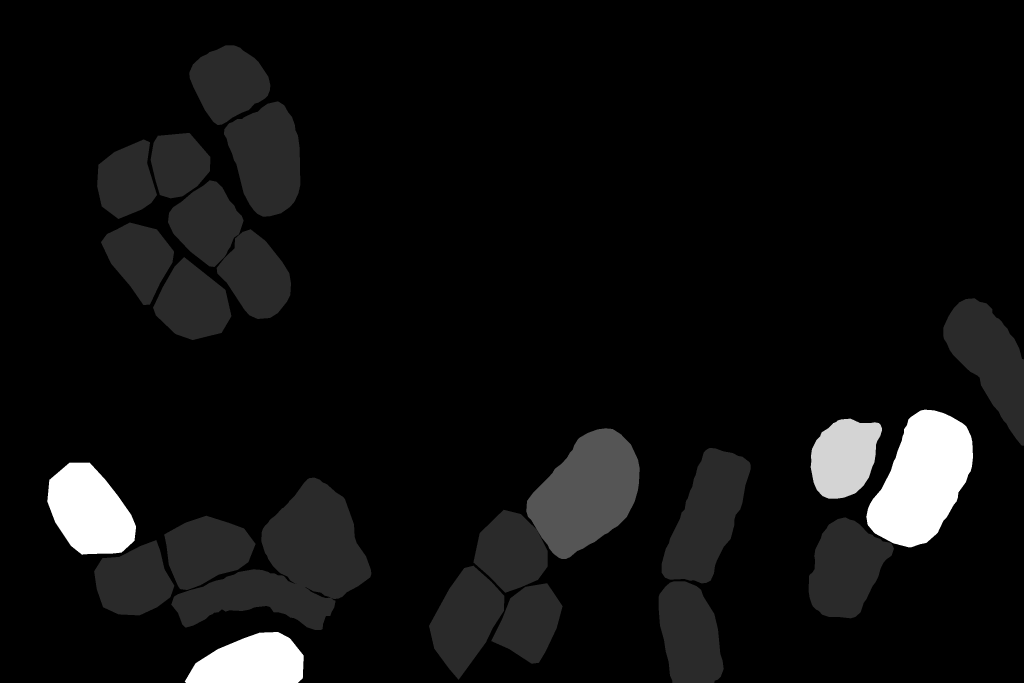
#> input picture Datasets/raw_dataset/target/331.png, 3072 x 2048 px (shown at 1/3 size)
$ python -i segmentation_labels.py   (imports and definitions only)
#> lines starting #> are read from the running program, lines starting #| are printed output that depends on the picture; after the words box and inside, x2 and y2 are one past the last pixel; in counts of white or black regions, pixels touching at a corner belong together
#> further down, picture is the input picture: shape (2048, 3072); min 0, max 6, mean 0.357
import cv2 as cv
import numpy as np
import pandas as pd
from pathlib import Path
import argparse
import os


"""
brief: Finds the centers and sizes of the blobs in a binary image.
input: image - np.array - The input image in numpy array format.
output: tuple - Lists of blob centers and sizes detected.
"""
def find_blob_centers_and_sizes(image, console_output=True):
#> called with console_output = True
    if console_output:
        print("Detecting blobs in the image...")
    blurred = cv.GaussianBlur(image, (5, 5), 0)
    _, thresh = cv.threshold(blurred, 0, 255, cv.THRESH_BINARY + cv.THRESH_OTSU)
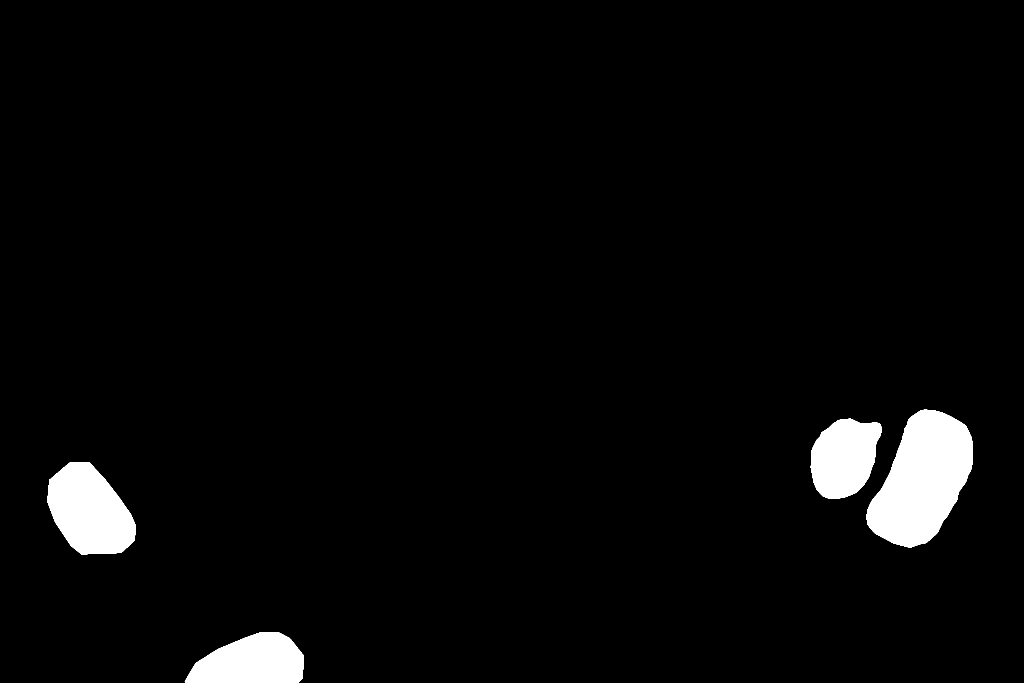
#> thresh: shape (2048, 3072) (shown at 1/3 size); 3.4% white; 4 white regions, box (x1, y1, x2, y2) and area: (2599, 1229, 2919, 1642) 84922, (142, 1388, 408, 1664) 51922, (554, 1896, 911, 2048) 39867, (2432, 1256, 2646, 1496) 38161
    kernel = np.ones((3, 3), np.uint8)
    thresh = cv.morphologyEx(thresh, cv.MORPH_CLOSE, kernel)
    thresh = cv.morphologyEx(thresh, cv.MORPH_OPEN, kernel)
#> thresh: shape (2048, 3072); 3.4% white; 4 white regions
    contours, _ = cv.findContours(thresh, cv.RETR_EXTERNAL, cv.CHAIN_APPROX_SIMPLE)
#> contours = 4 contours; box (x1, y1, x2, y2) and area: (2599, 1229, 2919, 1642) 84410, (142, 1388, 408, 1664) 51550, (555, 1896, 911, 2048) 39459, (2432, 1256, 2646, 1496) 37824

    centers = []
    sizes = []

    for contour in contours:
        M = cv.moments(contour)
        if M['m00'] != 0:
            cx = int(M['m10'] / M['m00'])
            cy = int(M['m01'] / M['m00'])
            size = cv.contourArea(contour)
            centers.append((cx, cy))
            sizes.append(size)
#> this loop made 4 passes
#> (cx, cy, size) on passes 1 to 4: (755, 1985, 39459), (268, 1533, 51550), (2532, 1372, 37824.5), (2767, 1438, 84410.5)
#> after the loop, centers = [(755, 1985), (268, 1533), (2532, 1372), (2767, 1438)]; sizes = [39459, 51550, 37824.5, 84410.5]

    if console_output:
        print(f"Detected {len(centers)} blobs.")
#| Detected 4 blobs.
    return centers, sizes


"""
brief: Cuts a square subimage around a central point with a given size and padding.
input: image - np.array - The input image in numpy array format.
       center - tuple - Coordinates (x, y) of the blob center.
       size - int - Size of the crop.
       padding - int - Additional padding around the crop.
output: np.array - The cropped image.
"""
# [9 lines left out: function cut_image_around_center, not called in this run]


"""
brief: Filters out blobs that exceed an average size by a given threshold.
input: centers - list - List of blob centers' coordinates.
       sizes - list - List of blob sizes.
       threshold - float - Threshold to filter out large blobs.
output: list - List of filtered tuples of centers and sizes.
"""
# [6 lines left out: function filter_large_blobs, not called in this run]


"""
brief: Saves the metadata to a CSV file.
input: metadata - dict - Dictionary with blob information.
       output_dir - Path - Directory where the CSV file will be saved.
output: None
"""
# [5 lines left out: function save_metadata, not called in this run]


"""
brief: Transforms the image to a format that can be processed by the script.
input: image - np.array - The input image in numpy array format.
output: np.array - The transformed image.
"""
# [14 lines left out: function transform_image, not called in this run]


"""
brief: Detects and removes blobs that are incomplete (touching the edge of the image) precisely.
input: image - np.array - The input image in numpy array format.
output: np.array - The image with the incomplete blobs precisely removed.
"""
# [19 lines left out: function remove_incomplete_blobs, not called in this run]

"""
brief: Verifies if a cropped image contains exactly one blob.
input: crop - np.array: The cropped image in which to check the number of blobs.
output: bool: Returns True if there is exactly one blob in the crop, otherwise False.
"""
# [4 lines left out: function blob_quantity_in_crop, not called in this run]


"""
brief: Transforms a cropped image by removing incomplete blobs and checks if it needs to be marked for review.
input:
    - crop (np.array): The cropped image to be processed.
    - crop_name (str): The name of the crop used for logging and identification.
output:
    - crop_copy (np.array): The transformed cropped image with incomplete blobs removed. If marked for review, returns the original crop.
    - review_required (bool): A boolean indicating whether the crop needs to be marked for review (True) or not (False).
"""
# [14 lines left out: function transform_crop, not called in this run]


"""
brief: Processes an image: detects blobs, cuts them, and saves relevant data.
input: image_file - str - Name of the image file.
       args - argparse.Namespace - Script arguments.
       output_dir - Path - Output directory.
       metadata - dict - Dictionary to store blob information.
output: None
"""
# [37 lines left out: function process_image, not called in this run]


"""
brief: main function with the logic of the script
input: the arguments passed by command line
"""
# [18 lines left out: function main, not called in this run]

# [9 lines not run here, left out]

>>> import cv2
>>> picture = cv2.imread('../../../Datasets/raw_dataset/target/331.png', cv2.IMREAD_GRAYSCALE)
>>> result = find_blob_centers_and_sizes(picture)
#> result = ([(755, 1985), (268, 1533), (2532, 1372), (2767, 1438)], [39459, 51550, 37824.5, 84410.5])

$ run again, on Datasets/raw_dataset/target/335.png
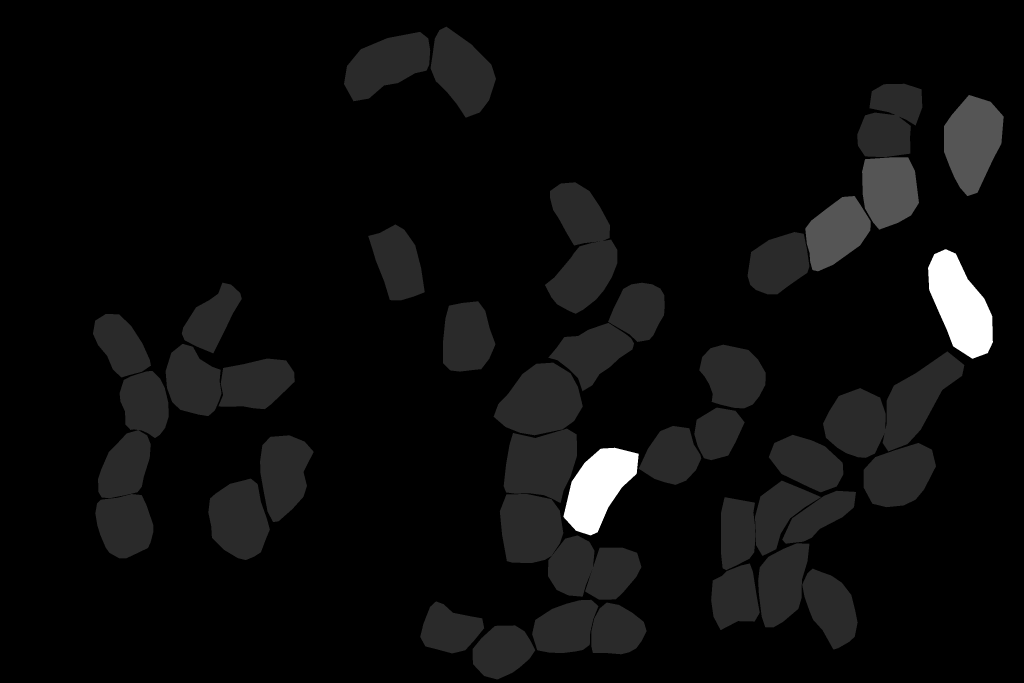
#> input picture Datasets/raw_dataset/target/335.png, 3072 x 2048 px (shown at 1/3 size)
#> picture is the input picture: shape (2048, 3072); min 0, max 6, mean 0.266
#> in find_blob_centers_and_sizes, `_, thresh = cv.threshold(blurred, 0, 255, cv.THRESH_BINARY + cv.THRESH..`:
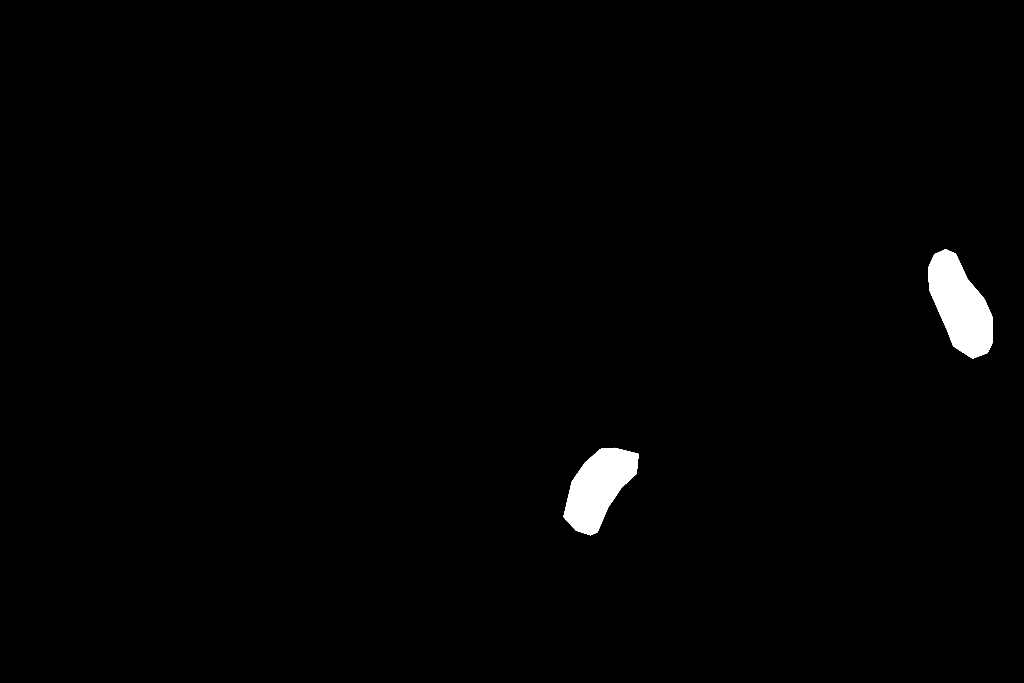
#> thresh: shape (2048, 3072) (shown at 1/3 size); 1.2% white; 2 white regions, box (x1, y1, x2, y2) and area: (2784, 748, 2979, 1076) 38664, (1691, 1343, 1916, 1606) 34325
#> contours = 2 contours; box (x1, y1, x2, y2) and area: (2784, 748, 2978, 1075) 38290, (1691, 1344, 1916, 1606) 33990
#> the loop in find_blob_centers_and_sizes, `for contour in contours:` made 2 passes
#> (cx, cy, size) on passes 1 to 2: (1794, 1462, 33990), (2880, 916, 38290.5)
#> after the loop in find_blob_centers_and_sizes, `for contour in contours:`: centers = [(1794, 1462), (2880, 916)]; sizes = [33990, 38290.5]
#| Detected 2 blobs.
#> result = ([(1794, 1462), (2880, 916)], [33990, 38290.5])

$ run again, on Datasets/raw_dataset/target/336.png
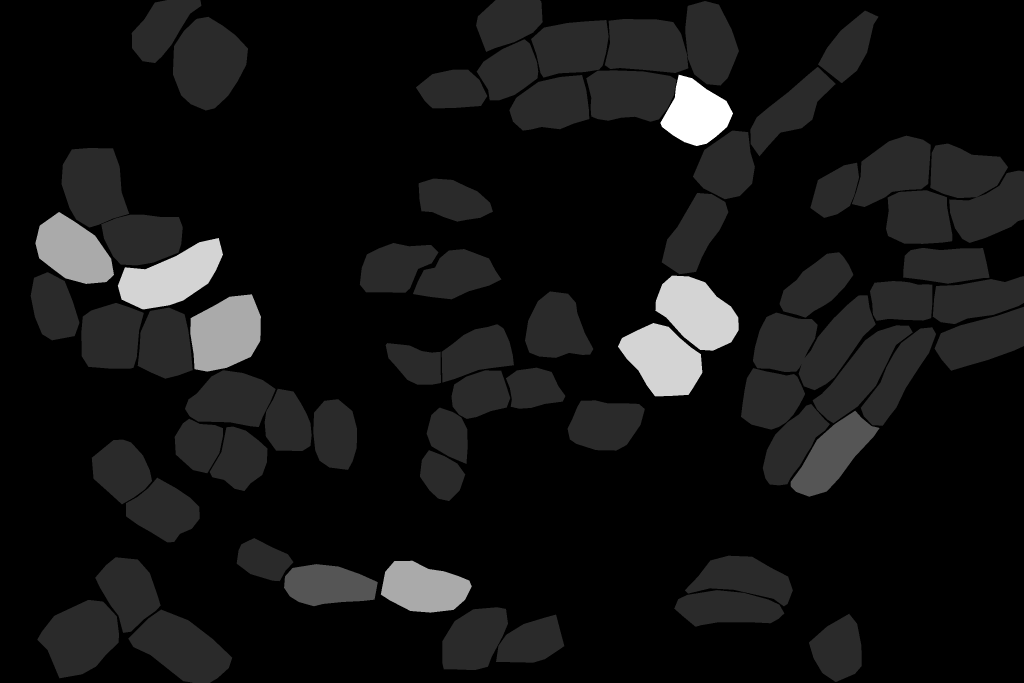
#> input picture Datasets/raw_dataset/target/336.png, 3072 x 2048 px (shown at 1/3 size)
#> picture is the input picture: shape (2048, 3072); min 0, max 6, mean 0.451
#> in find_blob_centers_and_sizes, `_, thresh = cv.threshold(blurred, 0, 255, cv.THRESH_BINARY + cv.THRESH..`:
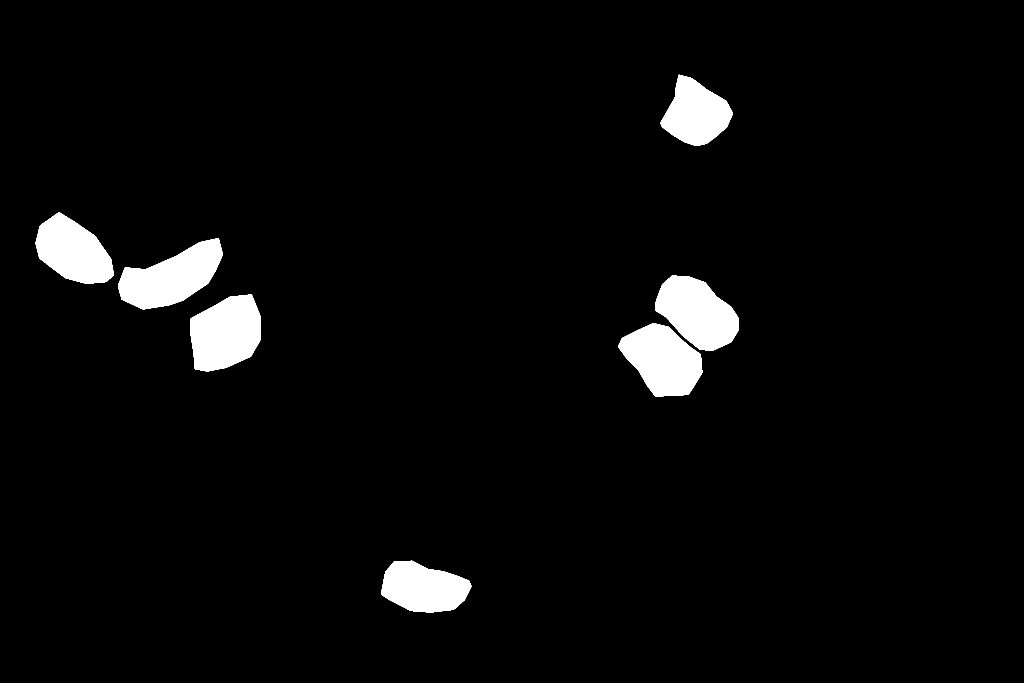
#> thresh: shape (2048, 3072) (shown at 1/3 size); 3.8% white; 7 white regions, largest, box (x1, y1, x2, y2) and area: (354, 714, 669, 928) 37811, (571, 883, 783, 1115) 37457, (1966, 827, 2216, 1052) 36845
#> contours = 7 contours; box (x1, y1, x2, y2) and area: (354, 715, 669, 928) 37422, (571, 883, 783, 1114) 37112, (1967, 827, 2216, 1052) 36526, (1854, 969, 2107, 1189) 36170, (107, 637, 341, 851) 32317, (1143, 1682, 1414, 1838) 29871, (1982, 224, 2199, 438) 28452
#> the loop in find_blob_centers_and_sizes, `for contour in contours:` made 7 passes
#> (cx, cy, size) on passes 1 to 7: (1270, 1763, 29871), (1988, 1080, 36170), (676, 999, 37111.5), (2091, 937, 36526), (514, 831, 37422.5), (219, 753, 32317), (2087, 340, 28451.5)
#> after the loop in find_blob_centers_and_sizes, `for contour in contours:`: centers = [(1270, 1763), (1988, 1080), (676, 999), (2091, 937), (514, 831), (219, 753), (2087, 340)]; sizes = [29871, 36170, 37111.5, 36526, 37422.5, 32317, 28451.5]
#| Detected 7 blobs.
#> result = ([(1270, 1763), (1988, 1080), (676, 999), (2091, 937), (514, 831), (219, 753), (2087, 340)], [29871, 36170, 37111.5, 36526, 37422.5, 32317, 28451.5])

$ run again, on Datasets/raw_dataset/target/337.png
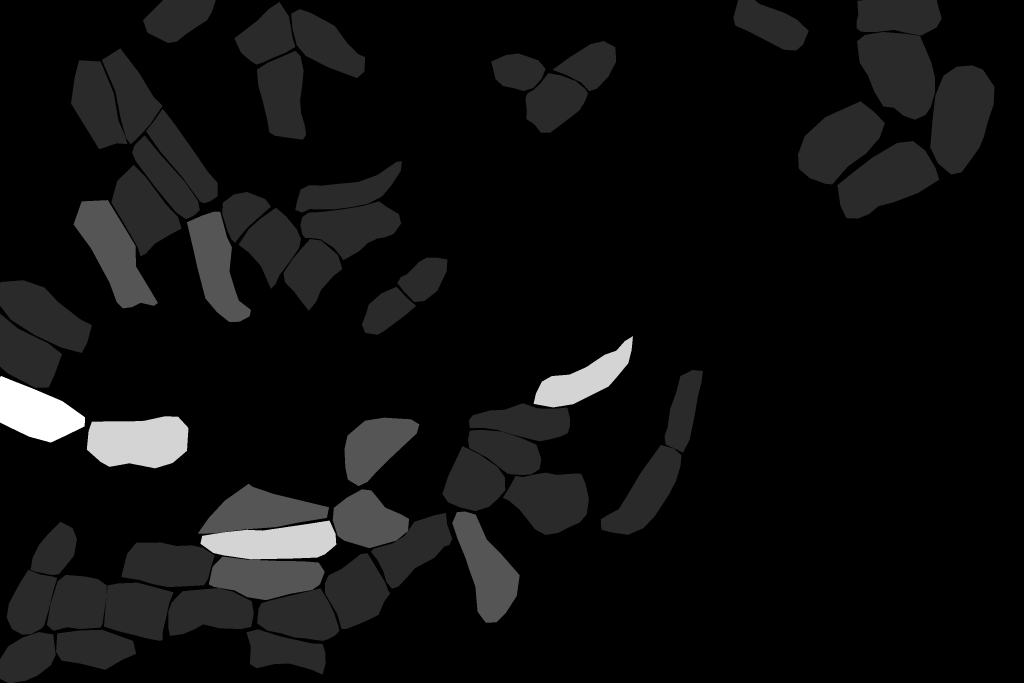
#> input picture Datasets/raw_dataset/target/337.png, 3072 x 2048 px (shown at 1/3 size)
#> picture is the input picture: shape (2048, 3072); min 0, max 6, mean 0.353
#> in find_blob_centers_and_sizes, `_, thresh = cv.threshold(blurred, 0, 255, cv.THRESH_BINARY + cv.THRESH..`:
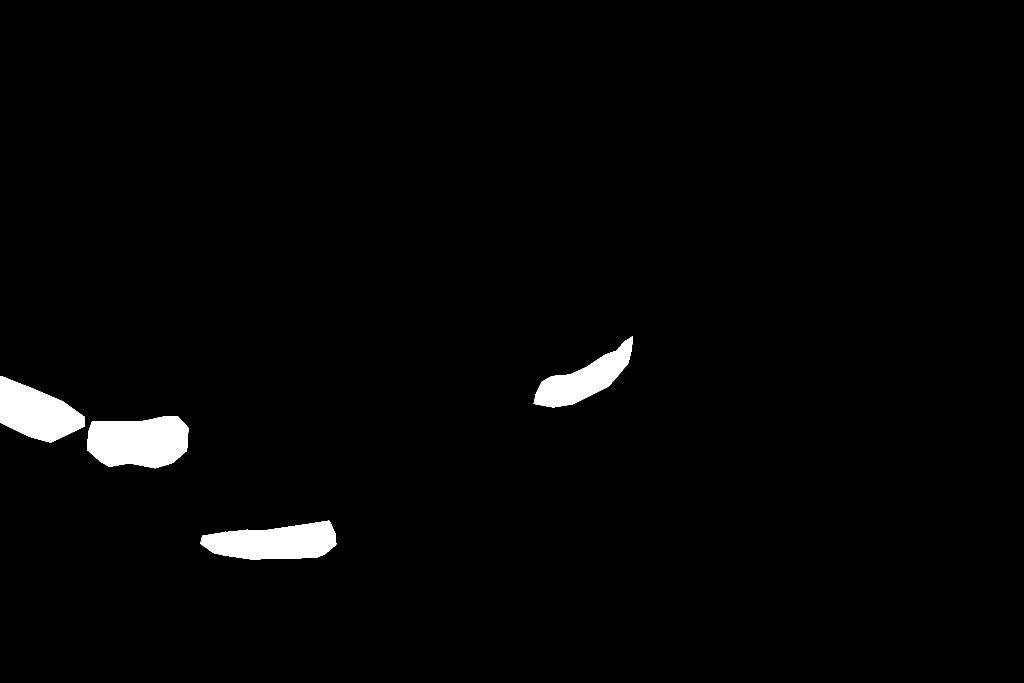
#> thresh: shape (2048, 3072) (shown at 1/3 size); 2% white; 4 white regions, box (x1, y1, x2, y2) and area: (261, 1249, 565, 1405) 38239, (602, 1562, 1009, 1678) 33507, (0, 1128, 255, 1328) 30971, (1601, 1009, 1899, 1222) 25171
#> contours = 4 contours; box (x1, y1, x2, y2) and area: (261, 1249, 565, 1405) 37866, (602, 1562, 1009, 1678) 33064, (0, 1128, 255, 1327) 30634, (1601, 1010, 1899, 1222) 24812
#> the loop in find_blob_centers_and_sizes, `for contour in contours:` made 4 passes
#> (cx, cy, size) on passes 1 to 4: (823, 1626, 33063.5), (415, 1324, 37866.5), (109, 1237, 30634.5), (1751, 1138, 24812)
#> after the loop in find_blob_centers_and_sizes, `for contour in contours:`: centers = [(823, 1626), (415, 1324), (109, 1237), (1751, 1138)]; sizes = [33063.5, 37866.5, 30634.5, 24812]
#| Detected 4 blobs.
#> result = ([(823, 1626), (415, 1324), (109, 1237), (1751, 1138)], [33063.5, 37866.5, 30634.5, 24812])
